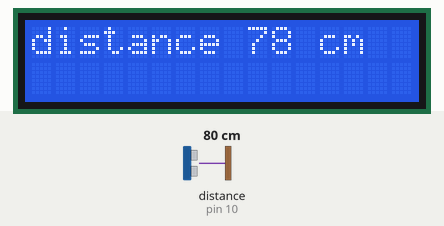
This sketch was run on a simulated Arduino Uno, built with avr-gcc and run on an emulated ATmega328P. Shown: 16×2 character LCD. Wiring (inferred from the names in the program): ultrasonic range finder: trigger pin 11; echo pin 10. The test bench sets the inputs (shaded band); at power-on: distance to the obstacle (sensor on pin 10) 80 cm. The echo pulse lasts 58.3 µs per cm; what the sketch prints to the serial monitor is not drawn.

Above: at 1.2 s.
1.3 s: distance to the obstacle (sensor on pin 10) set to 2 cm
At 2.0 s:
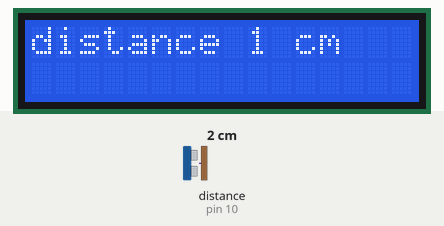
2.8 s: distance to the obstacle (sensor on pin 10) set to 9 cm
At 3.2 s:
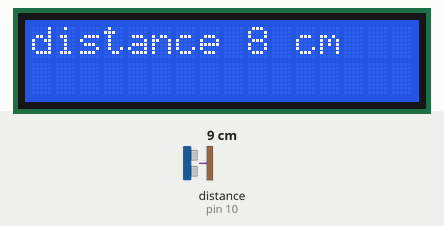
5.8 s: distance to the obstacle (sensor on pin 10) set to 35 cm
At 6.4 s:
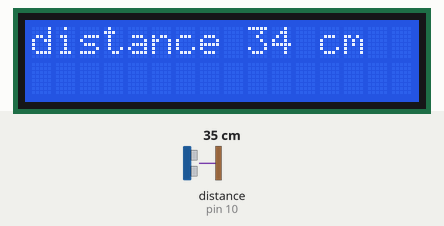
8.8 s: distance to the obstacle (sensor on pin 10) set to 250 cm
At 10.1 s:
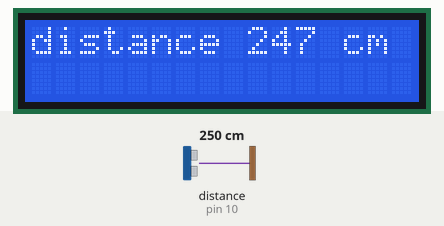
10.4 s: distance to the obstacle (sensor on pin 10) set to 2 cm
At 11.8 s:
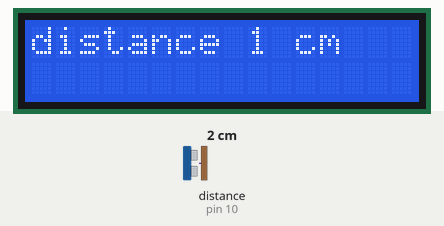
13.4 s: distance to the obstacle (sensor on pin 10) set to 35 cm
At 14.5 s:
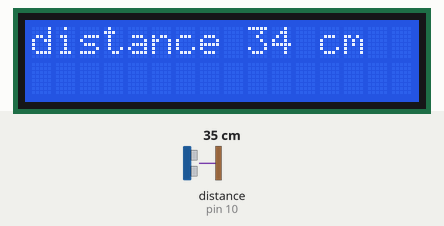
Timing chart, 0 to 16.4 s (numbered marks = the images above; inputs shaded):
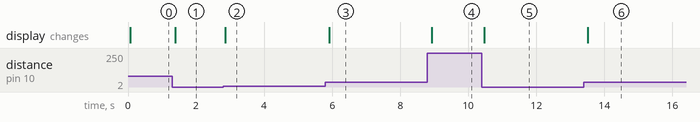

The sketch:

ping.ino
```cpp
#include <LiquidCrystal.h>
LiquidCrystal lcd(1, 2, 4, 5, 6, 7); // Creates an LCD object. Parameters: (rs, enable, d4, d5, d6, d7)

const int trigpin = 11;
const int echopin = 10;

long duration;
int distance;

void setup() {
  pinMode(trigpin,OUTPUT);
  pinMode(echopin,INPUT);
  lcd.begin(16,2);
  Serial.begin(9600);
}

void loop() {
  digitalWrite(trigpin,LOW);
  delayMicroseconds(2);
  digitalWrite(trigpin,HIGH);
  delayMicroseconds(10);
  digitalWrite(trigpin,LOW);

  duration = pulseIn(echopin,HIGH);
  distance = duration*0.034/2;

  Serial.print("distance = ");
  Serial.print(distance);
  Serial.println(" cm");
  lcd.clear();
  lcd.setCursor(0,0);
  lcd.print("distance ");
  lcd.print(distance);
  lcd.print(" cm");
  delay(100);


}
```

Measured:
- after the input at 1.3 s, the display: changes after 0.08 s (image 1)
- after the input at 2.8 s, the display: changes after 0.05 s (image 2)
- after the input at 5.8 s, the display: changes after 0.11 s (image 3)
- after the input at 8.8 s, the display: changes after 0.12 s (image 4)
- after the input at 10.4 s, the display: changes after 0.06 s (image 5)
- after the input at 13.4 s, the display: changes after 0.11 s (image 6)
